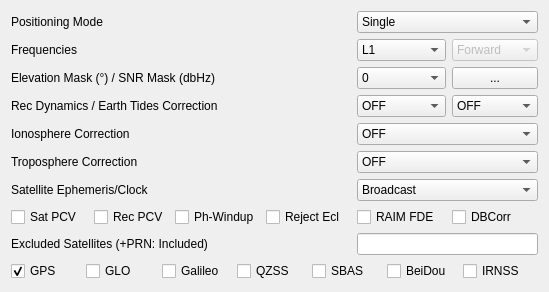
     <widget class="QWidget" name="TabSheet1">
      <property name="toolTip">
       <string/>
      </property>
      <attribute name="title">
       <string>Setting&amp;1</string>
      </attribute>
      <layout class="QGridLayout" name="gridLayout">
       <item row="9" column="0" colspan="9">
        <widget class="QWidget" name="widget_2" native="true">
         <property name="sizePolicy">
          <sizepolicy hsizetype="Preferred" vsizetype="Fixed">
           <horstretch>0</horstretch>
           <verstretch>0</verstretch>
          </sizepolicy>
         </property>
         <layout class="QHBoxLayout" name="horizontalLayout_2">
          <property name="spacing">
           <number>0</number>
          </property>
          <property name="leftMargin">
           <number>0</number>
          </property>
          <property name="topMargin">
           <number>0</number>
          </property>
          <property name="rightMargin">
           <number>0</number>
          </property>
          <property name="bottomMargin">
           <number>0</number>
          </property>
          <item>
           <widget class="QCheckBox" name="NavSys1">
            <property name="toolTip">
             <string/>
            </property>
            <property name="text">
             <string>GPS</string>
            </property>
            <property name="checked">
             <bool>true</bool>
            </property>
           </widget>
          </item>
          <item>
           <widget class="QCheckBox" name="NavSys2">
            <property name="toolTip">
             <string/>
            </property>
            <property name="text">
             <string>GLO</string>
            </property>
            <property name="checked">
             <bool>false</bool>
            </property>
           </widget>
          </item>
          <item>
           <widget class="QCheckBox" name="NavSys3">
            <property name="toolTip">
             <string/>
            </property>
            <property name="text">
             <string>Galileo</string>
            </property>
            <property name="checked">
             <bool>false</bool>
            </property>
           </widget>
          </item>
          <item>
           <widget class="QCheckBox" name="NavSys4">
            <property name="toolTip">
             <string/>
            </property>
            <property name="text">
             <string>QZSS</string>
            </property>
            <property name="checked">
             <bool>false</bool>
            </property>
           </widget>
          </item>
          <item>
           <widget class="QCheckBox" name="NavSys5">
            <property name="toolTip">
             <string/>
            </property>
            <property name="text">
             <string>SBAS</string>
            </property>
            <property name="checked">
             <bool>false</bool>
            </property>
           </widget>
          </item>
          <item>
           <widget class="QCheckBox" name="NavSys6">
            <property name="toolTip">
             <string/>
            </property>
            <property name="text">
             <string>BeiDou</string>
            </property>
            <property name="checked">
             <bool>false</bool>
            </property>
           </widget>
          </item>
          <item>
           <widget class="QCheckBox" name="NavSys7">
            <property name="text">
             <string>IRNSS</string>
            </property>
           </widget>
          </item>
         </layout>
        </widget>
       </item>
       <item row="3" column="6" colspan="2">
        <widget class="QComboBox" name="DynamicModel">
         <property name="enabled">
          <bool>true</bool>
         </property>
         <property name="toolTip">
          <string/>
         </property>
         <item>
          <property name="text">
           <string>OFF</string>
          </property>
         </item>
         <item>
          <property name="text">
           <string>ON</string>
          </property>
         </item>
        </widget>
       </item>
       <item row="3" column="0" colspan="6">
        <widget class="QLabel" name="Label3">
         <property name="enabled">
          <bool>true</bool>
         </property>
         <property name="toolTip">
          <string/>
         </property>
         <property name="text">
          <string>Rec Dynamics / Earth Tides Correction</string>
         </property>
        </widget>
       </item>
       <item row="3" column="8">
        <widget class="QComboBox" name="TideCorr">
         <property name="enabled">
          <bool>true</bool>
         </property>
         <property name="toolTip">
          <string/>
         </property>
         <item>
          <property name="text">
           <string>OFF</string>
          </property>
         </item>
         <item>
          <property name="text">
           <string>Solid</string>
          </property>
         </item>
        </widget>
       </item>
       <item row="1" column="8">
        <widget class="QComboBox" name="Solution">
         <property name="enabled">
          <bool>false</bool>
         </property>
         <property name="toolTip">
          <string/>
         </property>
         <item>
          <property name="text">
           <string>Forward</string>
          </property>
         </item>
         <item>
          <property name="text">
           <string>Backward</string>
          </property>
         </item>
         <item>
          <property name="text">
           <string>Combined</string>
          </property>
         </item>
        </widget>
       </item>
       <item row="5" column="6" colspan="3">
        <widget class="QComboBox" name="TropOpt">
         <property name="enabled">
          <bool>true</bool>
         </property>
         <property name="toolTip">
          <string/>
         </property>
         <item>
          <property name="text">
           <string>OFF</string>
          </property>
         </item>
         <item>
          <property name="text">
           <string>Saastamoinen</string>
          </property>
         </item>
         <item>
          <property name="text">
           <string>SBAS</string>
          </property>
         </item>
         <item>
          <property name="text">
           <string>Estimate ZTD</string>
          </property>
         </item>
         <item>
          <property name="text">
           <string>Estimate ZTD+Grad</string>
          </property>
         </item>
        </widget>
       </item>
       <item row="4" column="0" colspan="4">
        <widget class="QLabel" name="Label8">
         <property name="enabled">
          <bool>true</bool>
         </property>
         <property name="toolTip">
          <string/>
         </property>
         <property name="text">
          <string>Ionosphere Correction</string>
         </property>
        </widget>
       </item>
       <item row="1" column="6" colspan="2">
        <widget class="QComboBox" name="Freq">
         <property name="enabled">
          <bool>true</bool>
         </property>
         <property name="toolTip">
          <string/>
         </property>
         <item>
          <property name="text">
           <string>L1</string>
          </property>
         </item>
         <item>
          <property name="text">
           <string>L1+L2</string>
          </property>
         </item>
        </widget>
       </item>
       <item row="5" column="0" colspan="4">
        <widget class="QLabel" name="Label9">
         <property name="enabled">
          <bool>true</bool>
         </property>
         <property name="toolTip">
          <string/>
         </property>
         <property name="text">
          <string>Troposphere Correction</string>
         </property>
        </widget>
       </item>
       <item row="2" column="8">
        <widget class="QPushButton" name="BtnSnrMask">
         <property name="enabled">
          <bool>true</bool>
         </property>
         <property name="toolTip">
          <string/>
         </property>
         <property name="text">
          <string>...</string>
         </property>
        </widget>
       </item>
       <item row="2" column="0" colspan="6">
        <widget class="QLabel" name="LabelElMask">
         <property name="enabled">
          <bool>true</bool>
         </property>
         <property name="toolTip">
          <string/>
         </property>
         <property name="text">
          <string>Elevation Mask (°) / SNR Mask (dbHz)</string>
         </property>
        </widget>
       </item>
       <item row="2" column="6" colspan="2">
        <widget class="QComboBox" name="ElMask">
         <property name="enabled">
          <bool>true</bool>
         </property>
         <property name="toolTip">
          <string/>
         </property>
         <item>
          <property name="text">
           <string>0</string>
          </property>
         </item>
         <item>
          <property name="text">
           <string>5</string>
          </property>
         </item>
         <item>
          <property name="text">
           <string>10</string>
          </property>
         </item>
         <item>
          <property name="text">
           <string>15</string>
          </property>
         </item>
         <item>
          <property name="text">
           <string>20</string>
          </property>
         </item>
         <item>
          <property name="text">
           <string>25</string>
          </property>
         </item>
         <item>
          <property name="text">
           <string>30</string>
          </property>
         </item>
         <item>
          <property name="text">
           <string>35</string>
          </property>
         </item>
         <item>
          <property name="text">
           <string>40</string>
          </property>
         </item>
         <item>
          <property name="text">
           <string>45</string>
          </property>
         </item>
         <item>
          <property name="text">
           <string>50</string>
          </property>
         </item>
         <item>
          <property name="text">
           <string>55</string>
          </property>
         </item>
         <item>
          <property name="text">
           <string>60</string>
          </property>
         </item>
         <item>
          <property name="text">
           <string>65</string>
          </property>
         </item>
         <item>
          <property name="text">
           <string>70</string>
          </property>
         </item>
        </widget>
       </item>
       <item row="6" column="0" colspan="4">
        <widget class="QLabel" name="Label32">
         <property name="enabled">
          <bool>true</bool>
         </property>
         <property name="toolTip">
          <string/>
         </property>
         <property name="text">
          <string>Satellite Ephemeris/Clock</string>
         </property>
        </widget>
       </item>
       <item row="4" column="6" colspan="3">
        <widget class="QComboBox" name="IonoOpt">
         <property name="enabled">
          <bool>true</bool>
         </property>
         <property name="toolTip">
          <string/>
         </property>
         <item>
          <property name="text">
           <string>OFF</string>
          </property>
         </item>
         <item>
          <property name="text">
           <string>Broadcast</string>
          </property>
         </item>
         <item>
          <property name="text">
           <string>SBAS</string>
          </property>
         </item>
         <item>
          <property name="text">
           <string>Iono-Free LC</string>
          </property>
         </item>
         <item>
          <property name="text">
           <string>Estimate STEC</string>
          </property>
         </item>
         <item>
          <property name="text">
           <string>IONEX TEC</string>
          </property>
         </item>
         <item>
          <property name="text">
           <string>QZSS Broadcast</string>
          </property>
         </item>
         <item>
          <property name="text">
           <string>QZSS LEX</string>
          </property>
         </item>
        </widget>
       </item>
       <item row="0" column="6" colspan="3">
        <widget class="QComboBox" name="PosMode">
         <property name="enabled">
          <bool>true</bool>
         </property>
         <property name="toolTip">
          <string/>
         </property>
         <item>
          <property name="text">
           <string>Single</string>
          </property>
         </item>
         <item>
          <property name="text">
           <string>DGPS/DGNSS</string>
          </property>
         </item>
         <item>
          <property name="text">
           <string>Kinematic</string>
          </property>
         </item>
         <item>
          <property name="text">
           <string>Static</string>
          </property>
         </item>
         <item>
          <property name="text">
           <string>Static-start</string>
          </property>
         </item>
         <item>
          <property name="text">
           <string>Moving-Base</string>
          </property>
         </item>
         <item>
          <property name="text">
           <string>Fixed</string>
          </property>
         </item>
         <item>
          <property name="text">
           <string>PPP Kinematic</string>
          </property>
         </item>
         <item>
          <property name="text">
           <string>PPP Static</string>
          </property>
         </item>
         <item>
          <property name="text">
           <string>PPP Fixed</string>
          </property>
         </item>
        </widget>
       </item>
       <item row="1" column="0" colspan="4">
        <widget class="QLabel" name="LabelFreq">
         <property name="enabled">
          <bool>true</bool>
         </property>
         <property name="toolTip">
          <string/>
         </property>
         <property name="text">
          <string>Frequencies</string>
         </property>
        </widget>
       </item>
       <item row="6" column="6" colspan="3">
        <widget class="QComboBox" name="SatEphem">
         <property name="enabled">
          <bool>true</bool>
         </property>
         <property name="toolTip">
          <string/>
         </property>
         <item>
          <property name="text">
           <string>Broadcast</string>
          </property>
         </item>
         <item>
          <property name="text">
           <string>Precise</string>
          </property>
         </item>
         <item>
          <property name="text">
           <string>Broadcast+SBAS</string>
          </property>
         </item>
         <item>
          <property name="text">
           <string>Broadcast+SSR APC</string>
          </property>
         </item>
         <item>
          <property name="text">
           <string>Broadcast+SSR CoM</string>
          </property>
         </item>
         <item>
          <property name="text">
           <string>QZSS LEX</string>
          </property>
         </item>
        </widget>
       </item>
       <item row="8" column="0" colspan="6">
        <widget class="QLabel" name="Label35">
         <property name="enabled">
          <bool>true</bool>
         </property>
         <property name="toolTip">
          <string/>
         </property>
         <property name="text">
          <string>Excluded Satellites (+PRN: Included)</string>
         </property>
        </widget>
       </item>
       <item row="0" column="0" colspan="3">
        <widget class="QLabel" name="LabelPosMode">
         <property name="enabled">
          <bool>true</bool>
         </property>
         <property name="toolTip">
          <string/>
         </property>
         <property name="text">
          <string>Positioning Mode</string>
         </property>
        </widget>
       </item>
       <item row="8" column="6" colspan="3">
        <widget class="QLineEdit" name="ExSatsE">
         <property name="enabled">
          <bool>true</bool>
         </property>
         <property name="toolTip">
          <string/>
         </property>
         <property name="text">
          <string/>
         </property>
        </widget>
       </item>
       <item row="7" column="8">
        <widget class="QCheckBox" name="PosOpt6">
         <property name="minimumSize">
          <size>
           <width>75</width>
           <height>0</height>
          </size>
         </property>
         <property name="text">
          <string>DBCorr</string>
         </property>
        </widget>
       </item>
       <item row="7" column="4">
        <widget class="QCheckBox" name="PosOpt4">
         <property name="minimumSize">
          <size>
           <width>70</width>
           <height>0</height>
          </size>
         </property>
         <property name="toolTip">
          <string/>
         </property>
         <property name="text">
          <string>Reject Ecl</string>
         </property>
         <property name="checked">
          <bool>false</bool>
         </property>
        </widget>
       </item>
       <item row="7" column="6">
        <widget class="QCheckBox" name="PosOpt5">
         <property name="minimumSize">
          <size>
           <width>71</width>
           <height>0</height>
          </size>
         </property>
         <property name="toolTip">
          <string/>
         </property>
         <property name="text">
          <string>RAIM FDE</string>
         </property>
         <property name="checked">
          <bool>false</bool>
         </property>
        </widget>
       </item>
       <item row="7" column="3">
        <widget class="QCheckBox" name="PosOpt3">
         <property name="minimumSize">
          <size>
           <width>75</width>
           <height>0</height>
          </size>
         </property>
         <property name="toolTip">
          <string/>
         </property>
         <property name="text">
          <string>Ph-Windup</string>
         </property>
         <property name="checked">
          <bool>false</bool>
         </property>
        </widget>
       </item>
       <item row="7" column="2">
        <widget class="QCheckBox" name="PosOpt2">
         <property name="minimumSize">
          <size>
           <width>63</width>
           <height>0</height>
          </size>
         </property>
         <property name="toolTip">
          <string/>
         </property>
         <property name="text">
          <string>Rec PCV</string>
         </property>
         <property name="checked">
          <bool>false</bool>
         </property>
        </widget>
       </item>
       <item row="7" column="0">
        <widget class="QCheckBox" name="PosOpt1">
         <property name="minimumSize">
          <size>
           <width>61</width>
           <height>0</height>
          </size>
         </property>
         <property name="toolTip">
          <string/>
         </property>
         <property name="text">
          <string>Sat PCV</string>
         </property>
         <property name="checked">
          <bool>false</bool>
         </property>
        </widget>
       </item>
      </layout>
     </widget>
